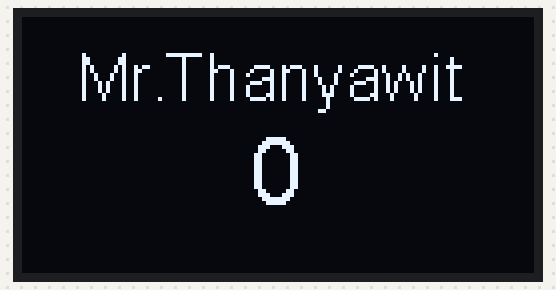
Bench run of a sketch on a simulated ESP8266 (NodeMCU). Parts: 128×64 one-colour display.

Above: at 0.1 s.
At 1.1 s:
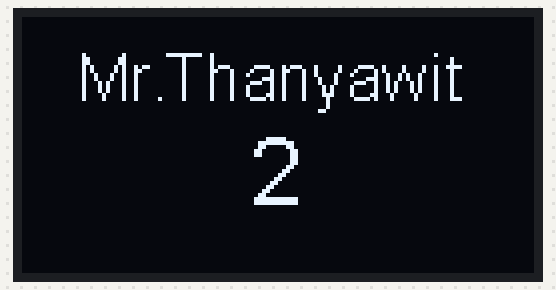
At 1.6 s:
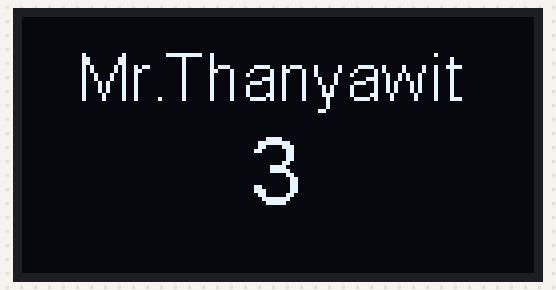
At 2.6 s:
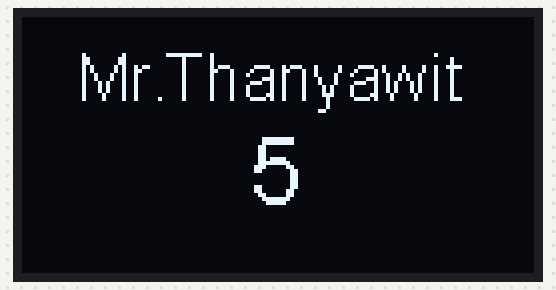
At 4.2 s:
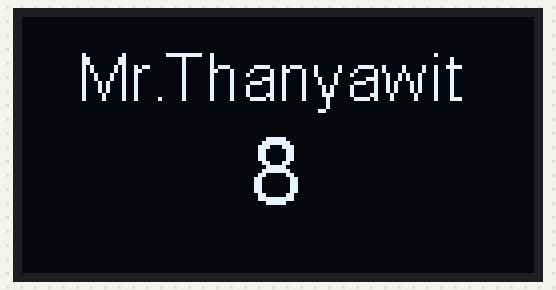
At 5.7 s:
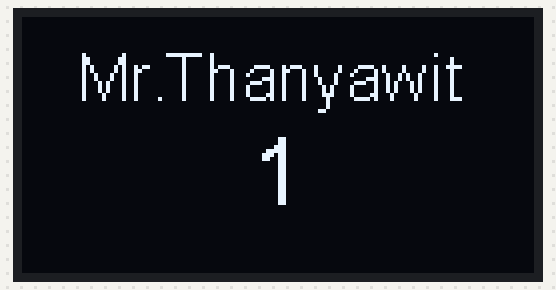

The sketch:

Print_OLED.ino
```cpp
#include <Wire.h>  // Only needed for Arduino 1.6.5 and earlier
#include "SSD1306Wire.h"    // legacy: #include "SSD1306.h"
SSD1306Wire display(0x3c, SDA, SCL);   // ADDRESS, SDA, SCL
int num = 0;
void setup() {
  display.init();
  display.flipScreenVertically();
  display.setTextAlignment(TEXT_ALIGN_LEFT);
}
void loop() {
 display.clear();
 display.setFont(ArialMT_Plain_16);
 display.drawString(14, 6, "Mr.Thanyawit");
  display.setFont(ArialMT_Plain_24);
 display.drawString(57, 25, String(num));num++;
 if (num>9)
      num = 0;
 display.display();
 delay(500);
 }
```

Measured:
- by itself, everything shown: repeats every 5.1 s, in 10 steps
- what the display in image 1 shows lasts 0.5 s, from 1.1 s to 1.6 s
